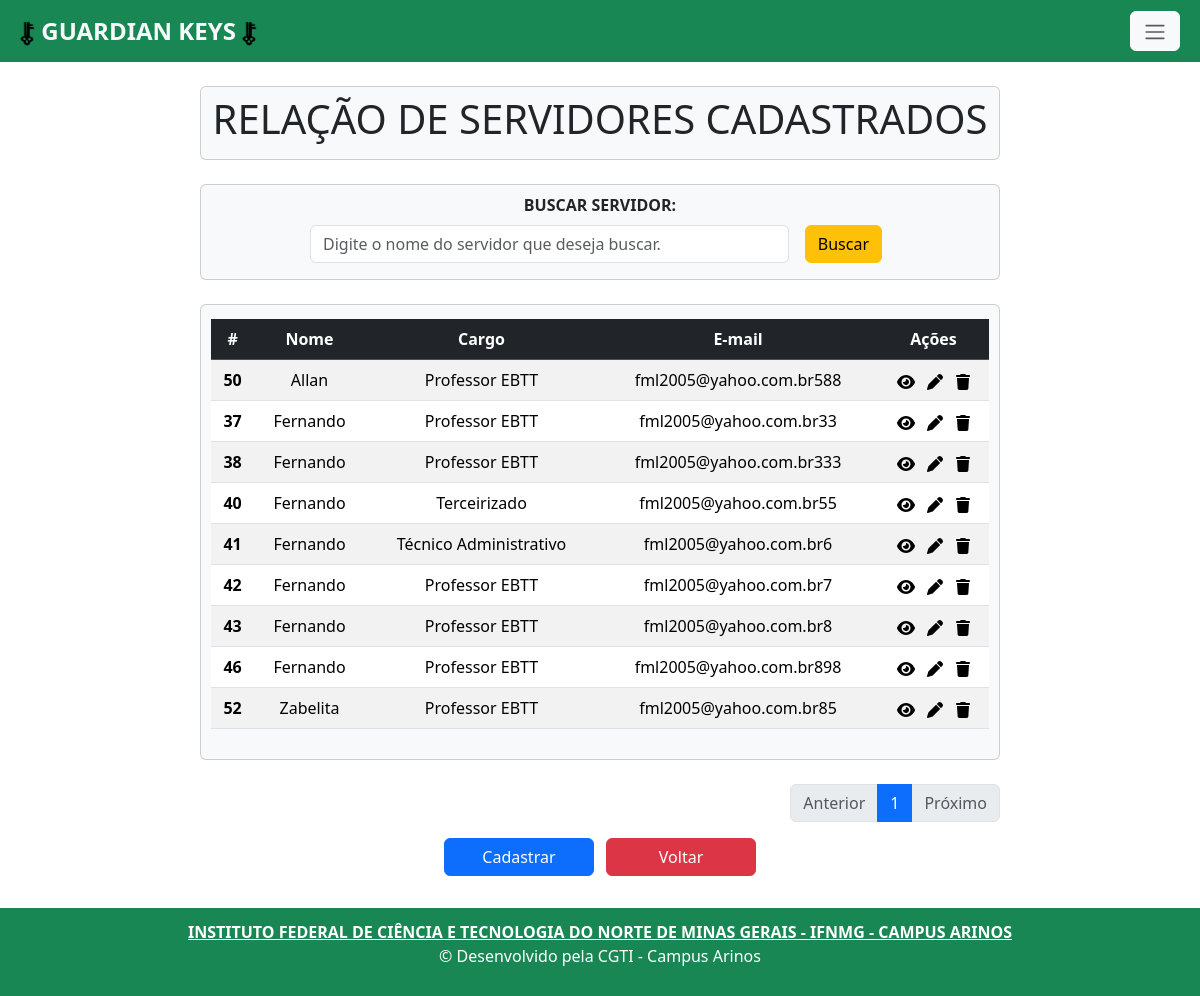
Page /servidor_index/ (signed in) on the earlier database version.
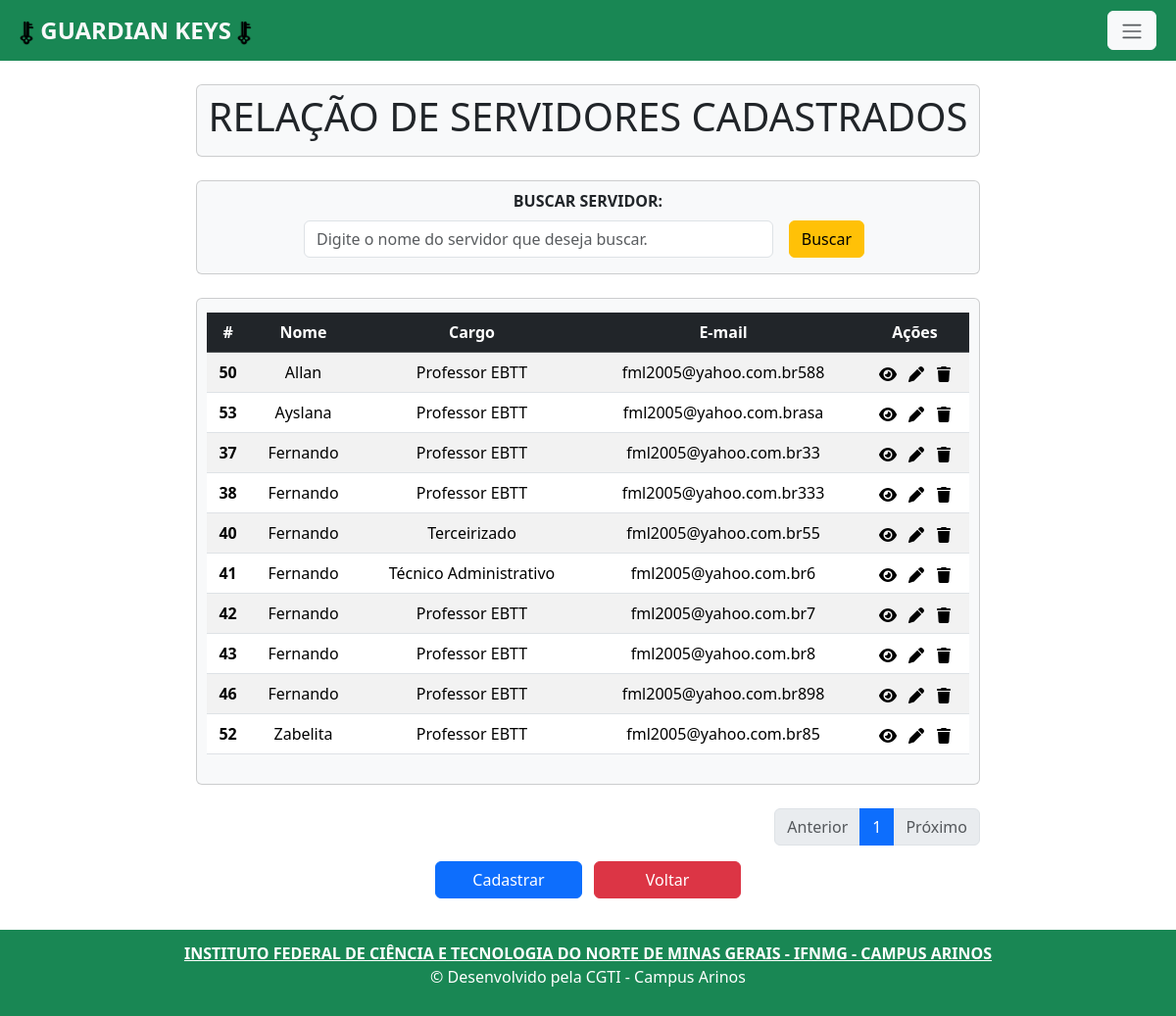
Same page on the later database version.
### app/models.py (models this page shows, shortened)
class Servidor(models.Model):
    nome = models.CharField(max_length=150)
    cargo = models.CharField(max_length=22, choices=CARGO)
    email = models.EmailField(max_length=150, unique=True)
    biometria = models.CharField(max_length=150, unique=True)

### app/views.py (the view)
# urls.py: path('servidor_index/', servidor_index, name='servidor_index'),
@login_required
def servidor_index(request):
    data = {}
    search = request.GET.get('search')
    if search:
        data['db'] = Servidor.objects.filter(nome__icontains=search).order_by('nome')
        paginators = Paginator (data['db'], 1000)
        page_num = request.GET.get('page')
        page = paginators.get_page(page_num)
    else:
        data['db'] = Servidor.objects.all().order_by('nome')
        paginators = Paginator (data['db'], 10)
        page_num = request.GET.get('page')
        page = paginators.get_page(page_num)
    return render(request, 'servidor_index.html', {'page': page})

### app/templates/servidor_index.html (shortened to what this page needs)
{% extends 'base.html' %}
{% load static %}
{% block content%}
    <div class="col-8 m-auto pt-2 pb-2 text-center card rounded bg-light mb-4">
    <h1>RELAÇÃO DE SERVIDORES CADASTRADOS</h1>
    </div>
    <div class="col-8 m-auto pt-2 pb-2 text-center card rounded bg-light mb-4">
      <form  method="get" >
        <label for="inputBuscar" class="form-label" ></label><strong>BUSCAR SERVIDOR:</strong></label>
        <div class="d-flex justify-content-center align-items-center mt-2 mb-2">
          <input type="text" id="search" name="search" class="form-control me-3" style="width: 60%;" placeholder="Digite o nome do servidor que deseja buscar.">
          <button type="submit" class="btn btn-warning me-2">Buscar</button>
        </div>
      </form>
    </div>
    <div class="col-8 m-auto pt-1 pb-1 text-center card rounded bg-light mb-4">
        <div class="table-responsive" style="margin: 10px; overflow-x: auto;">
          <table class="table table-striped" style="max-width: 100%;">
            <thead class="table-dark">
              <tr>
                <th scope="col">#</th>
                <th scope="col">Nome</th>
                <th scope="col">Cargo</th>
                <th scope="col">E-mail</th>
                <th scope="col">Ações</th>
              </tr>
            </thead>
            <tbody>
              {% for dbs in page.object_list %}
                <tr>
                  <th scope="row">{{dbs.id}}</th>
                  <td>{{dbs.nome}}</td>
                  <td>{{dbs.cargo}}</td>
                  <td>{{dbs.email}}</td>
                  <td>
                    <a class="me-2" href="/servidor_view/{{dbs.id}}/"></a>
                    <a class="me-2" href="/servidor_edit/{{dbs.id}}/"></a>
                    <a onclick="return confirm('Deseja apagar este registro?');" href="/servidor_delete/{{dbs.id}}"></a>
                  </td>
                </tr>
              {% endfor %}
            </tbody>
          </table>
        </div>
    </div>
      <div class=" col-8  m-auto d-flex justify-content-end ">
          <div >
            <ul class="pagination">
              {% if page.has_previous %}
                <li class="page-item">
                  <a class="page-link" href="{% url 'servidor_index' %}?page={{page.previous_page_number}}">Anterior</a>
                </li>
              {% else %}
                <li class="page-item disabled">
                  <a class="page-link" href="#" tabindex="-1" aria-disabled="true">Anterior</a>
                </li>
              {% endif %}
              {% for pg in page.paginator.page_range %}
                {% if pg == 1 or pg == 2 or pg == 3 or pg == page.paginator.num_pages or page == page.paginator.num_pages|add:'-1' or page == page.paginator.num_pages|add:'-2'%}
                  {% if page.number == pg %}
                    <li class="page-item active"><a class="page-link" href="?page={{ pg }}">{{ pg }}</a></li>
                  {% else %}
                    <li class="page-item"><a class="page-link" href="?page={{ pg }}">{{ pg }}</a></li>
                  {% endif %}
                {% endif %}
              {% endfor %}
              {% if page.has_next %}
                <li class="page-item-active">
                  <a class="page-link" href="{% url 'servidor_index' %}?page={{page.next_page_number}}">Próximo</a>
                </li>
              {% else %}
                <li class="page-item disabled">
                  <a class="page-link" href="#" tabindex="-1" aria-disabled="true">Próximo</a>
                </li>
              {% endif %}
            </ul>
          </div>
        </div>
      <div class="col-8 m-auto  pb-2 text-center ">
         <a class="btn btn-primary me-2" style="width: 150px;" href="/servidor_form"> Cadastrar </a>
        <a class="btn btn-danger" style="width: 150px;" href="/"> Voltar </a>
      </div>
{% endblock %}

Differences in the rows shown:
added Servidor: id "53", nome "Ayslana", cargo "Professor EBTT", email "fml2005@yahoo.com.brasa"
